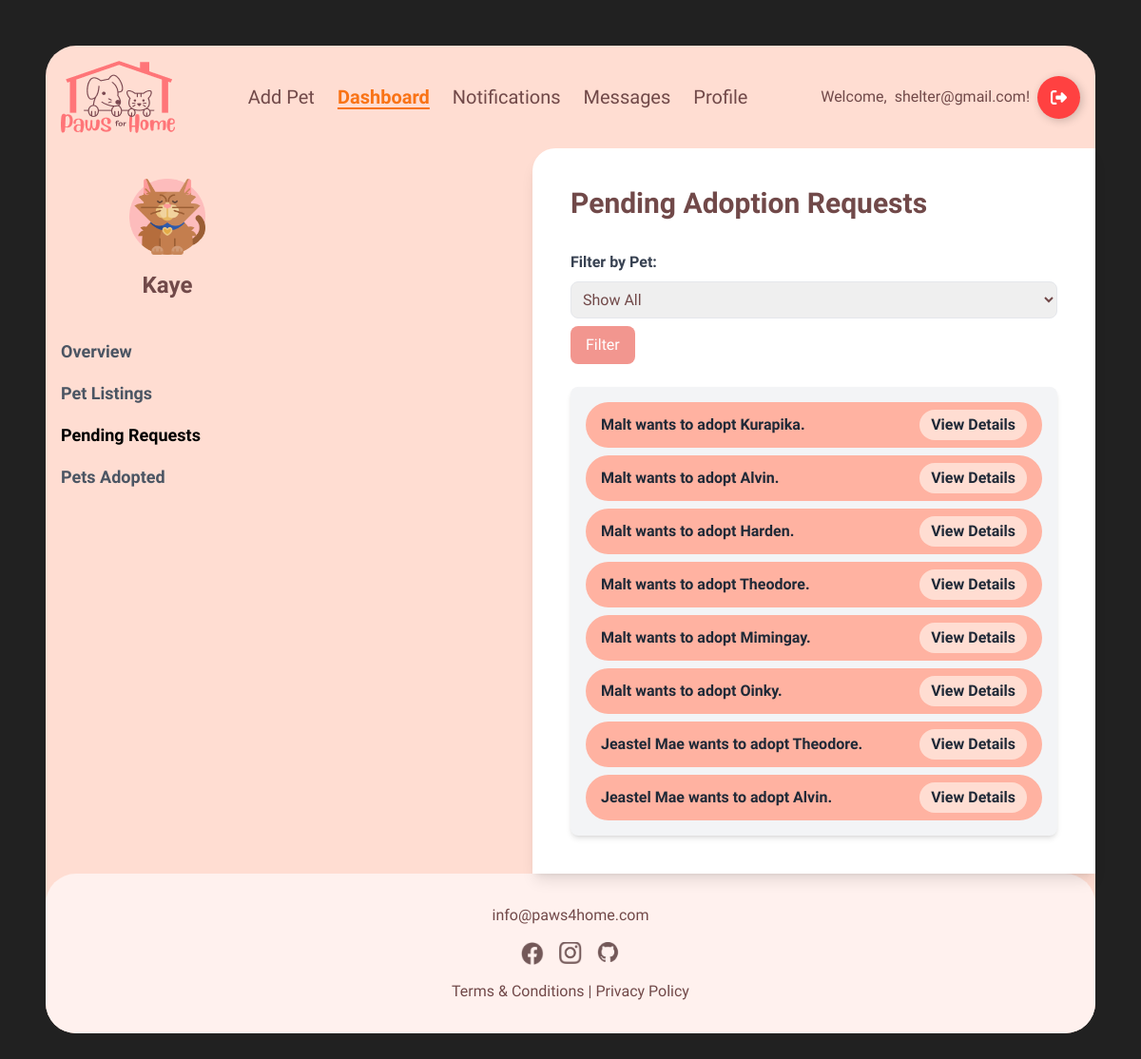
Screenshot of /pending_requests/ (signed in) with the database file from the repository.
### main/models.py (models this page shows, shortened)
class Account(AbstractBaseUser, PermissionsMixin):
    account_type = models.CharField(max_length=10)
    first_name = models.CharField(max_length=100, blank=True, null=True)
    last_name = models.CharField(max_length=100, blank=True, null=True)
    birth_date = models.DateField(blank=True, null=True)
    phone_number = models.IntegerField(blank=True, null=True)
    email = models.EmailField(max_length=100, unique=True)
    password = models.TextField()
    address = models.TextField(blank=True, null=True)
    image = models.ImageField(upload_to='main/', default='main/shelterlogo.png')
    last_login = models.DateTimeField(blank=True, null=True)
    is_active = models.BooleanField(default=True)
    is_staff = models.BooleanField(default=False)
    objects = AccountManager()
    USERNAME_FIELD = 'email'
    REQUIRED_FIELDS = []

### pets/models.py (models this page shows, shortened)
class AdoptionRequest(models.Model):
    STATUS_CHOICES = [
        (1, 'Pending'),
        (2, 'Accepted'),
        (3, 'Rejected'),
    ]
    HOUSING_CHOICES = [
        ('Apartment', 'Apartment'),
        ('House', 'House'),
        ('Condominium', 'Condominium'),
        ('Other', 'Other'),
    ]
    HOUSEHOLD_CHOICES = [
        ('Active', 'Active'),
        ('Calm', 'Calm'),
        ('Noisy', 'Noisy'),
        ('Quiet', 'Quiet'),
    ]
    GENERAL_INFO_CHOICES = [
        ('Companion for child', 'Companion for child'),
        ('Companion for other pet', 'Companion for other pet'),
        ('Security', 'Security'),
        ('Service animal', 'Service animal'),
        ('House pet', 'House pet'),
        ('Breeding', 'Breeding'),
        ('Other', 'Other'),
    ]
    status = models.IntegerField(choices=STATUS_CHOICES, default=1)
    pet = models.ForeignKey(Pet, on_delete=models.CASCADE)
    account = models.ForeignKey(settings.AUTH_USER_MODEL, on_delete=models.CASCADE)
    first_name = models.CharField(max_length=100)
    last_name = models.CharField(max_length=100)
    email = models.EmailField()
    phone_number = models.CharField(max_length=15)
    address = models.TextField()
    housing_type = models.CharField(max_length=20, choices=HOUSING_CHOICES, default='Apartment')
    household_description = models.CharField(max_length=20, choices=HOUSEHOLD_CHOICES, default='Calm')
    general_info = models.CharField(max_length=50, choices=GENERAL_INFO_CHOICES, default='House pet')
    other_housing_description = models.TextField(blank=True, null=True)
    other_general_info = models.TextField(blank=True, null=True)

class Pet(models.Model):
    STATUS_CHOICES = [
        (1, 'Available'),
        (2, 'Adopted'),
    ]
    TYPE_CHOICES = [
    ('Dog', 'Dog'),
    ('Cat', 'Cat'),
    ('Bird', 'Bird'),
    ('Fish', 'Fish'),
    ('Rabbit', 'Rabbit'),
    ('Hamster', 'Hamster'),
    ('Guinea Pig', 'Guinea Pig'),
    ('Frog', 'Frog'),
    ('Ferret', 'Ferret'),
    ('Chinchilla', 'Chinchilla'),
    ('Hedgehog', 'Hedgehog'),
    ('Mouse', 'Mouse'),
    ('Rat', 'Rat'),
    ('Turtle', 'Turtle'),
    ('Snake', 'Snake'),
    ('Lizard', 'Lizard'),
    ('Parrot', 'Parrot'),
    ('Canary', 'Canary'),
    ('Budgerigar', 'Budgerigar'),
    ('Cockatoo', 'Cockatoo'),
    ('Macaw', 'Macaw'),
    ('Lovebird', 'Lovebird'),
    ('Quail', 'Quail'),
    ('Duck', 'Duck'),
    ('Chicken', 'Chicken'),
    ('Goat', 'Goat'),
    ('Pig', 'Pig'),
    ('Spider', 'Spider'),
    ('Tarantula', 'Tarantula'),
    ('Other', 'Other'),
    ]
    name = models.CharField(max_length=100)
    image = models.ImageField(upload_to='pets/', default='pets/default_pet.jpg')
    type = models.CharField(choices=TYPE_CHOICES, max_length=20, default='other')
    age_years = models.IntegerField(default=0)
    age_months = models.IntegerField(default=0)
    description = models.TextField(blank=True,null=True)
    location = models.TextField(blank=True,null=True, default='N/A')
    breed = models.CharField(max_length=50, blank=True, null=True)
    adoption_fee = models.IntegerField(default=0, blank=True)
    status = models.IntegerField(choices=STATUS_CHOICES, default=1)
    created_at = models.DateTimeField(auto_now_add=True)
    owner = models.ForeignKey(settings.AUTH_USER_MODEL, on_delete=models.CASCADE, null=True)
    is_deleted = models.BooleanField(default=False)

### main/decorators.py (the view)
    def _wrapped_view(request, *args, **kwargs):
        if request.user.account_type != 'shelter':
            return render(request, '403.html', {}, status=403)
        return view_func(request, *args, **kwargs)

### main/views.py (called while the page is built)
@login_required
@shelter_required
def pending_requests(request):
    shelter = request.user
    all_pets = Pet.objects.filter(owner=shelter)
    shelter_pets = all_pets.filter(status=1)
    selected_pet_id = request.GET.get('pet_id')
    if selected_pet_id:
        selected_pet = shelter_pets.filter(id=selected_pet_id).first()  # Ensure the pet belongs to the shelter
        adoption_requests = AdoptionRequest.objects.filter(
            pet=selected_pet, status=1
        ).order_by('id') if selected_pet else []
    else:
        adoption_requests = AdoptionRequest.objects.filter(
            pet__in=shelter_pets, status=1
        ).order_by('id')
    context = {
        'shelter_pets': shelter_pets,
        'adoption_requests': adoption_requests,
        'selected_pet_id': selected_pet_id
    }
    return render(request, 'shelterdashboard/pending_requests.html', context)

### main/templates/shelterdashboard/pending_requests.html (shortened to what this page needs)
{% extends "base.html" %}
{% block content %}
{% load static %}
<header>
    <nav class="flex items-center justify-between p-4 max-w-7xl mx-auto">
        <div class="flex items-center">
            <a href="{% url 'main:home' %}">
                <img src="{% static 'images/paws4homelogo.png' %}" alt="logo">
            </a>
        </div>
        <div class="flex items-center space-x-6">
            {% if request.user.account_type == 'user' %}
                <a href="{% url 'pets:list_pet' %}" class="text-xl font-medium relative group hover:text-orange-500">
                  Browse
                  <span class="absolute left-0 bottom-0 w-0 h-0.5 bg-orange-500 transition-all duration-300 group-hover:w-full"></span>
              </a>
                <a href="{% url 'main:user_dashboard' %}" class="text-xl font-medium relative group hover:text-orange-500">
                    Dashboard
                    <span class="absolute left-0 bottom-0 w-0 h-0.5 bg-orange-500 transition-all duration-300 group-hover:w-full"></span>
                </a>
            {% else %}
            <a href="{% url 'pets:add_pet' %}" class="text-xl font-medium relative group hover:text-orange-500">
                Add Pet
            </a>
            <span class="text-xl text-orange-500 font-semibold underline underline-offset-4">Dashboard</span>
            {% endif %}
            <a href="{% url 'main:notifications' %}" class="text-xl font-medium relative group hover:text-orange-500">
                Notifications
            </a>
            <a href="{% url 'main:conversations_list' %}" class="text-xl font-medium relative group hover:text-orange-500">
                Messages
            </a>
            <a href="{% url 'main:profile' %}" class="text-xl font-medium relative group hover:text-orange-500">
                Profile
            </a>
        </div>
            <div class="flex items-center space-x-4">
                {% if request.user.is_authenticated %}
                <div class="group flex items-center space-x-2">
                    <div class="opacity-100 transition-opacity duration-500 ease-in-out group-hover:opacity-0 ">
                        Welcome,
                    </div>
                    <div class="transition-font duration-500 ease-in-out group-hover:font-bold space-x-2">
                    {{ request.user.email }}!
                    </div>
                    <a href="{% url 'main:logout_account' %}">
                        <button class="BtnLogout">
                            <div class="sign">
                            </div>
                        </button>
                    </a>
                </div>
                {% endif %}
            </div>
    </nav>
</header>
  <div class="flex flex-grow">
    <aside class="bg-[#FFDDD2] w-64 py-8 px-4 flex flex-col ">
      <div class="flex items-center justify-center">
        <img src="{% static 'images/shelterlogo.png' %}" alt="Shelter Logo" class="h-20">
      </div>
      <h1 class="text-2xl font-bold text-center mt-4">{{request.user.first_name}}</h1>
      <nav class="mt-10">
        <ul class="space-y-4">
          <li><a href="{% url 'main:shelterdashboard' %}" class="block text-lg text-gray-600 hover:text-[#F2968F] font-bold">Overview</a></li>
          <li><a href="{% url 'main:pet_listings' %}" class="block text-lg text-gray-600  hover:text-[#F2968F] font-bold">Pet Listings</a></li>
          <li><span class="block text-lg text-black font-bold">Pending Requests</span></li>
          <li><a href="{% url 'main:petsadopted' %}" class="block text-lg text-gray-600  hover:text-[#F2968F] font-bold">Pets Adopted</a></li>
        </ul>
      </nav>
    </aside>
        <main class="flex-grow bg-white ml-64 p-10 rounded-tl-3xl shadow-lg max-w-[90%] xl:max-w-[85%] mx-auto">
      <h3 class="text-3xl font-bold mb-8">Pending Adoption Requests</h3>
      <form method="GET" class="mb-6">
        <label for="petFilter" class="block text-gray-700 font-bold mb-2">Filter by Pet:</label>
        <select id="petFilter" name="pet_id" class="p-2 border rounded-lg w-full">
            <option value="">Show All</option>
        </select>
        <button type="submit" class="mt-2 bg-[#F2968F] hover:bg-red-400 text-white px-4 py-2 rounded-lg">Filter</button>
    </form>
      <div class="bg-gray-100 rounded-lg shadow-md overflow-hidden p-4">
        <ul class="space-y-2">
          {% for request in adoption_requests %}
          <li class="flex items-center justify-between bg-[#FFB2A1] rounded-full px-4 py-2">
              <span class="text-gray-800 font-semibold">
                  {{ request.first_name }} wants to adopt {{ request.pet.name }}.
              </span>
              <button
                  onclick="redirectToAdoptionForm({{ request.id }})"
                  class="bg-[#FFDDD2] text-gray-800 font-bold py-1 px-3 rounded-full hover:bg-[#F2968F] transition duration-200">
                  View Details
              </button>
          </li>
      {% empty %}
          <p class="text-gray-500 p-4">No adoption requests available.</p>
      {% endfor %}
        </ul>
    </div>
    </main>
  </div>
{% endblock %}

### main/static/css/landing_page.css (style rules this page uses)
body { background-color: #212121; overflow-x: hidden; }

### main/static/css/loader.css (style rules this page uses)
.BtnLogout { display: flex; align-items: center; justify-content: flex-start; width: 45px; height: 45px; border: none; border-radius: 50%; cursor: pointer; position: relative; overflow: hidden; transition-duration: .3s; box-shadow: 2px 2px 10px rgba(0, 0, 0, 0.199); background-color: rgb(255, 65, 65); }
.sign { width: 100%; transition-duration: .3s; display: flex; align-items: center; justify-content: center; }
.sign svg { width: 17px; }

### rows the page displays
Account: user.email "shelter@gmail.com", user.first_name "Kaye"
AdoptionRequest: first_name "Malt", pet.name "Kurapika"
AdoptionRequest: first_name "Malt", pet.name "Alvin"
AdoptionRequest: first_name "Malt", pet.name "Harden"
AdoptionRequest: first_name "Malt", pet.name "Theodore"
AdoptionRequest: first_name "Malt", pet.name "Mimingay"
AdoptionRequest: first_name "Malt", pet.name "Oinky"
AdoptionRequest: first_name "Jeastel Mae", pet.name "Theodore"
AdoptionRequest: first_name "Jeastel Mae", pet.name "Alvin"
